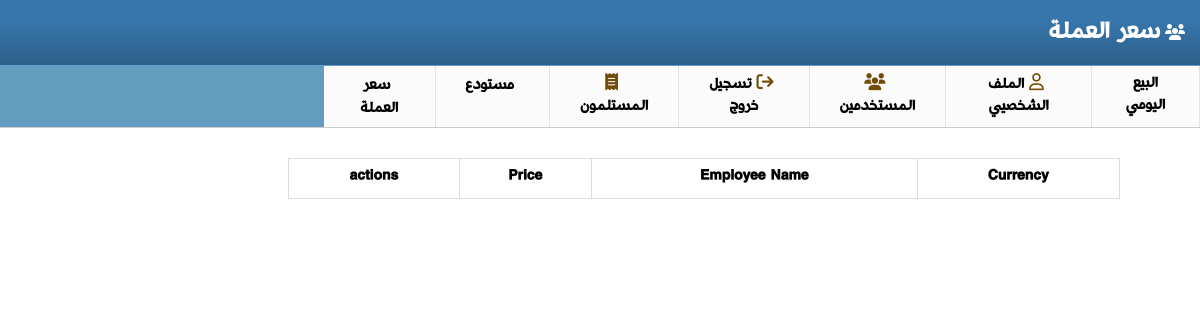
The page /currencies/warehouse/ on the database as committed earlier.
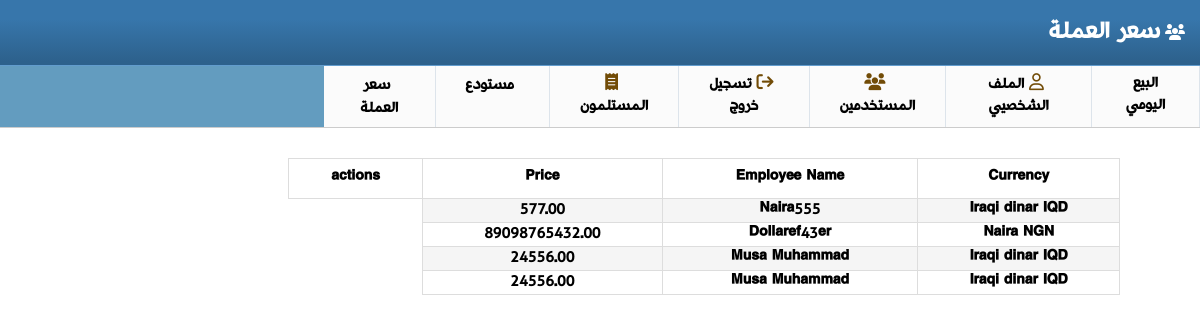
The same page on the database as committed later.
### currencies/models.py (models this page shows, shortened)
class Store(models.Model):
    name = models.CharField(max_length=100)
    currency = models.ForeignKey(Currency, default=None, on_delete=models.SET_DEFAULT)
    price = models.DecimalField(max_digits=70, decimal_places=2)

class Currency(models.Model):
    sell_price = models.DecimalField(max_digits=70, decimal_places=2)
    buy_price = models.DecimalField(max_digits=70, decimal_places=2)
    name = models.CharField(max_length=100)
    symbol = models.CharField(max_length=12)

### currencies/views.py (the view)
# urls.py: path('warehouse/', warehouse),
def warehouse(request):
    currencies = Currency.objects.all()
    stores=Store.objects.all()
    return render(request, 'currencies/warehouse.html',  {'currencies': currencies, 'stores':stores})

### templates/currencies/warehouse.html (shortened to what this page needs)
{% extends "base.html" %}
{% load static %}
{% block header %}
سعر العملة{% endblock header %}
{% block content %}
        <div class="container">
           <table>
                    <tr>
                        <th>Currency</th>
                        <th>Employee Name</th>
                        <th>Price</th>
                        <th>actions</th>
                    </tr>
                    {% for s in stores  %}
                    <tr>
                        <td>{{s.currency.name}} {{s.currency.symbol}}</td>
                        <td>{{s.name}}</td>
                        <td>{{s.price}}</td>
                    </tr>
                    {% endfor  %}
           </table>
        </div>
          <div class="container">
            </div>
{% endblock content %}

### templates/base.html (shortened to what this page needs)
{% load static %}
<!DOCTYPE html>
<html ldir="rtl" lang="ar">
<head>
    <link rel="stylesheet" href="{% static 'styles.css'  %}">
</head>
<body>
{% if request.user.is_blocked and not request.user.is_admin  %}
<h1 style="text-align: center; margin-top: 20px; color: red">Dear '{{ request.user.username  }}', it appears that your access to the webpage is currently restricted. Contact the administrator for more information.
{% else  %}
<header>
        <i class="fa-solid fa-users"></i>
        <h2>
        {% block header %}
    {% endblock header %}
        </h2>
    </header>
     <main>
             <nav class="nav-tabs">
            <ul>
                <li><a href="/currencies/exchange/"> البيع اليومي</a></li>
                <li><a href="/users/profile/"><i class="fa-regular fa-user"></i>  الملف الشخصيي</a></li>
                <li><a href="/users/"><i class="fa-solid fa-users"></i> المستخدمين</a></li>
                <li><a href="/users/logout/"><i class="fa-solid fa-arrow-right-from-bracket"></i> تسجيل خروج </a></li>
                <li><a href="/currencies/reciepts/"><i class="fa-solid fa-receipt"></i> المستلمون</a></li>
                <li><a href="/currencies/warehouse/">  مستودع</a></li>
                <li><a href="/currencies/rates/">  سعر العملة</a></li>
            </ul>
        </nav>
    {% block content %}
    {% endblock content %}
      </main>
{% endif  %}
</html>

### static/styles.css (style rules this page uses)
* { margin: 0; padding: 0; box-sizing: border-box; direction: rtl; }
body { font-family: "rudawregular2"; }
header { background-image: linear-gradient(#3776ab 30%, #2d618c 95%); color: #fff; padding: 15px; padding-left: 70px; }
header h2 { display: inline-block; }
.nav-tabs { background-color: #639CBF; color: #000; border-bottom: 1px solid #ccc; border-top: 1px solid #629ccd; }
.nav-tabs UL { display: flex; list-style: none; width: 73%; }
.nav-tabs ul li { text-align: center; padding: 7px 30px; font-weight: 600; cursor: pointer; font-size: 15px; background-color: #FBFBFB; border-right: 1px solid rgb(221, 228, 235); }
.nav-tabs ul li i { color: #724C07; font-size: 17px; margin-right: 5px; }
.nav-tabs ul li a { text-decoration: none; color: inherit; }
.container { padding: 30px 80px; display: flex; width: 100%; justify-content: space-between; }
table { border-collapse: collapse; width: 80%; font-weight: 600; }
td, th { border: 1px solid #dddddd; text-align: center; }
tr:nth-child(even) { background-color: #f5f5f5; }
.profits td, th { padding: 8px; }

Rows that differ between the two databases and show on the page:
added Store: currency.name "Iraqi dinar", currency.symbol "IQD", name "Naira555", price "577.00"
added Store: currency.name "Naira", currency.symbol "NGN", name "Dollaref43er", price "89098765432.00"
added Store: currency.name "Iraqi dinar", currency.symbol "IQD", name "Musa Muhammad", price "24556.00"
added Store: currency.name "Iraqi dinar", currency.symbol "IQD", name "Musa Muhammad", price "24556.00"
